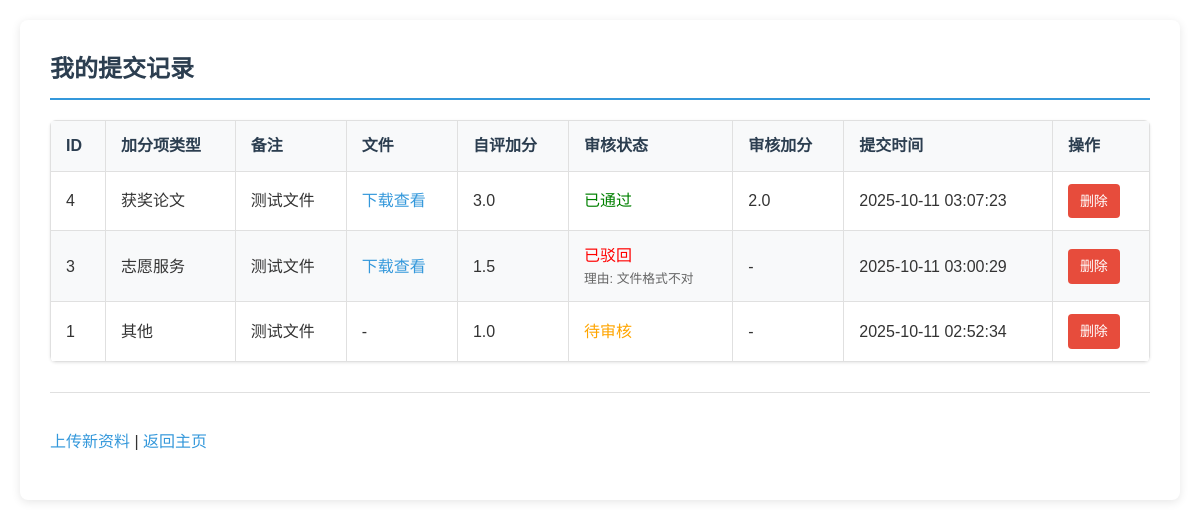
Before: /student/submissions/ (signed in) with the older database file.
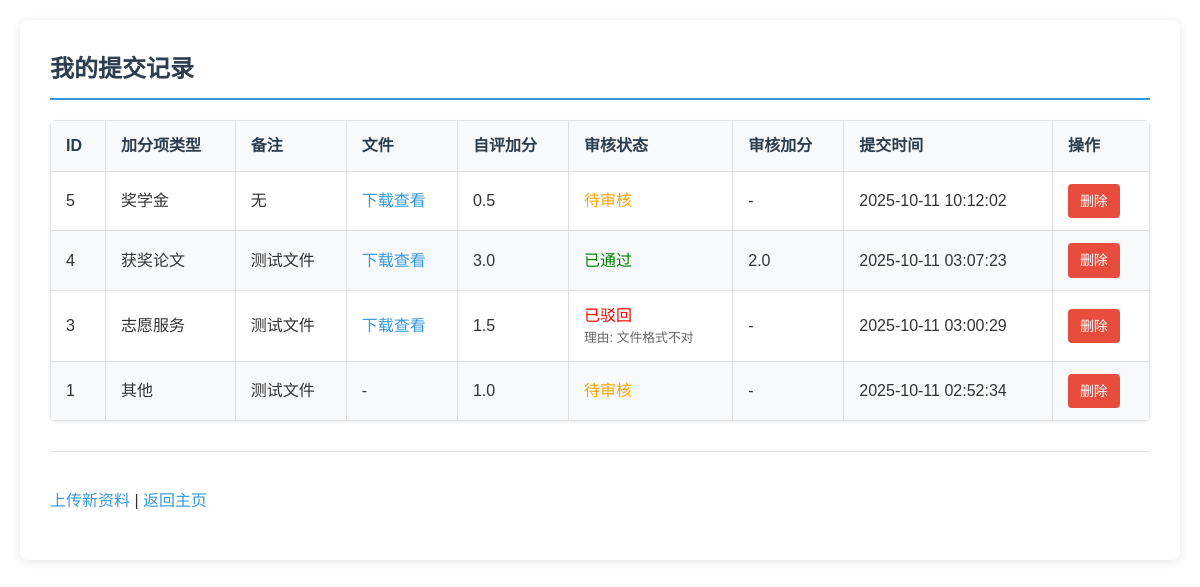
After: the same page with the newer database file.
### apps/students/models.py (models this page shows, shortened)
class Submission(models.Model):
    AWARD_PAPER = 'award_paper'
    COMPETITION = 'competition'
    VOLUNTEER = 'volunteer'
    SCHOLARSHIP = 'scholarship'
    OTHER = 'other'
    CATEGORY_CHOICES = [
        (AWARD_PAPER, '获奖论文'),
        (COMPETITION, '竞赛获奖'),
        (VOLUNTEER, '志愿服务'),
        (SCHOLARSHIP, '奖学金'),
        (OTHER, '其他'),
    ]
    student = models.ForeignKey(StudentProfile, on_delete=models.CASCADE, verbose_name="学生")
    category = models.CharField("加分项类型", max_length=20, choices=CATEGORY_CHOICES, default=OTHER)
    remarks = models.TextField("备注", blank=True, default="")
    file = models.FileField("提交文件", upload_to='uploads/', null=True, blank=True)
    self_rating = models.DecimalField("自评加分", max_digits=5, decimal_places=1, default=0)
    approved = models.BooleanField("已审核通过", default=False)
    rejected = models.BooleanField(default=False, verbose_name='已驳回')
    reject_reason = models.TextField(blank=True, null=True, verbose_name='驳回理由')
    approved_score = models.DecimalField("审核加分", max_digits=5, decimal_places=1, null=True, blank=True)
    timestamp = models.DateTimeField("提交时间", auto_now_add=True)

### apps/students/views.py (the view)
# urls.py: path('submissions/', views.submissions, name='submissions'),
@login_required
def submissions(request):
    profile = request.user.profile
    subs = Submission.objects.filter(student=profile).order_by('-timestamp')
    return render(request, 'students/submissions.html', {'submissions': subs})

### templates/students/submissions.html (shortened to what this page needs)
<!DOCTYPE html>
<html lang="zh">
<head>
</head>
<body>
    <div class="container">
        <h2>我的提交记录</h2>
        {% if submissions %}
            <table>
                <thead>
                    <tr>
                        <th>ID</th>
                        <th>加分项类型</th>
                        <th>备注</th>
                        <th>文件</th>
                        <th>自评加分</th>
                        <th>审核状态</th>
                        <th>审核加分</th>
                        <th>提交时间</th>
                        <th>操作</th>
                    </tr>
                </thead>
                <tbody>
                    {% for sub in submissions %}
                    <tr>
                        <td>{{ sub.id }}</td>
                        <td>{{ sub.get_category_display }}</td>
                        <td>{{ sub.remarks|default:"(无)" }}</td>
                        <td>
                            {% if sub.file %}
                                <a href="{{ sub.file.url }}" target="_blank">下载查看</a>
                            {% else %}
                                -
                            {% endif %}
                        </td>
                        <td>{{ sub.self_rating }}</td>
                        <td>
                            {% if sub.approved %}
                                <span style="color: green;">已通过</span>
                            {% elif sub.rejected %}
                                <span style="color: red;">已驳回</span>
                                {% if sub.reject_reason %}
                                    <div style="font-size: 0.8em; color: #666;">理由: {{ sub.reject_reason }}</div>
                                {% endif %}
                            {% else %}
                                <span style="color: orange;">待审核</span>
                            {% endif %}
                        </td>
                        <td>{{ sub.approved_score|default:"-" }}</td>
                        <td>{{ sub.timestamp|date:"Y-m-d H:i:s" }}</td>
                        <td>
                            <a href="{% url 'delete_submission' sub.id %}" class="btn btn-danger">
                                删除
                            </a>
                        </td>
                    </tr>
                    {% endfor %}
                </tbody>
            </table>
        {% else %}
            <div class="no-submissions">
                <p>您还没有提交任何资料。</p>
            </div>
        {% endif %}
        <div class="navigation">
            <p>
                <a href="{% url 'upload' %}">上传新资料</a> |
                <a href="{% url 'index' %}">返回主页</a>
            </p>
        </div>
    </div>
</body>
</html>

Changed rows visible on the page:
added Submission: id "5", category "奖学金", remarks "无", self_rating "0.5", approved "待审核", approved_score "-", timestamp "2025-10-11 10:12:02"
